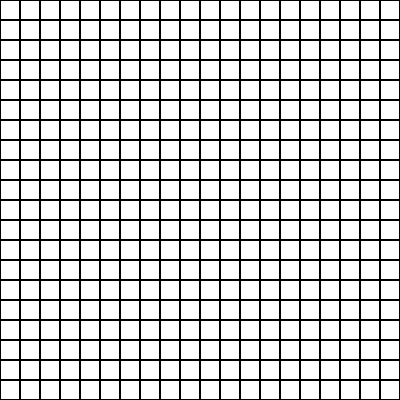
Frame 1 (no input)
Frame 60 (no input): identical to frame 1, image omitted
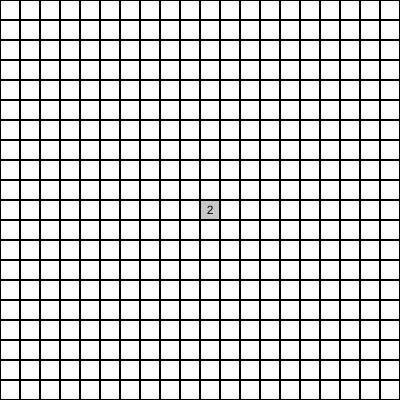
Frame 120 (the mouse pressed at the canvas centre since frame 60)

The p5.js sketch that drew these frames (run headless with seeded random() and noise() and a simulated clock; from frame 60 on, the mouse is pressed at the canvas centre):

// p5.js sketch
// ── sketch.js

let grid;
let noofbees=40;
let available=[];
class cell{
  constructor(i,j){
    this.i=i;
    this.j=j;
    this.x=i*20;
    this.y=j*20;
    this.bee = false;
    this.revealed = false;
    this.neighbour = 0;
  }
  show(){
    strokeWeight(2);
    noFill();
    rect(this.x,this.y,20,20);
    if(this.revealed){
    if(this.bee){
      fill(200);
      ellipse(this.x +10 , this.y +10 ,10,10);
    }
    else{
      fill(200);
      rect(this.x, this.y, 20, 20);
      if (this.neighbour > 0) {
      textAlign(CENTER);
      fill(0);
      text(this.neighbour, this.x + 20* 0.5, this.y + 20 - 6);
    }
    }
    
    }
  }
  reveal(){
    this.revealed =true;
    if(this.neighbour==0){
      this.floodfill();
    }
  }
  floodfill(){
    for (var xoff = -1; xoff <= 1; xoff++) {
    var i = this.i + xoff;
    if (i < 0 || i >19) continue;

    for (var yoff = -1; yoff <= 1; yoff++) {
      var j = this.j + yoff;
      if (j < 0 || j > 19) continue;

      var neighbour = grid[i][j];
      if (!neighbour.revealed) {
        neighbour.reveal();
      }
    }
  }
    
  }
  
  beecount(){
    if (this.bee) {
    this.neighbour = -1;
    return;
  }
  var total = 0;
  for (var xoff = -1; xoff <= 1; xoff++) {
    var i = this.i + xoff;
    if (i < 0 || i >19) continue;

    for (var yoff = -1; yoff <= 1; yoff++) {
      var j = this.j + yoff;
      if (j < 0 || j > 19) continue;

      var neighbour = grid[i][j];
      if (neighbour.bee) {
        total++;
      }
    }
  }
  this.neighbour = total;
  }
  
}

function makegrid(x,y){
  let arr = new Array(x);
  for(var i=0;i<x;i++){
    arr[i] = new Array(y);
  }
  return arr;
}
function setup() {
  grid = makegrid(20,20);
  createCanvas(400, 400);
  for(var i=0;i<20;i++){
    for(var j=0;j<20;j++){
      grid[i][j]=new cell(i,j);
    }
  }
  options();
  allocation(); 
  for(var a=0;a<20;a++){
    for(var b=0;b<20;b++){
      grid[a][b].beecount();
    }
  }
  
}
function mousePressed(){
  let i = floor(mouseX/20);
  let j = floor(mouseY/20);
  if(grid[i][j].bee){
    gameover();
  }
  grid[i][j].reveal();
}
function options(){
  for(var i=0;i<20;i++){
    for(var j=0;j<20;j++){
      available.push([i,j]);
    }
  }
}
function gameover(){
  for(var i=0;i<20;i++){
    for(var j=0;j<20;j++){
      grid[i][j].revealed = true; 
    }
  }
}
function allocation(){
  for(var i=0;i<noofbees;i++){
    let index = random(available.length);
    let spot = available.splice(index,1)[0];
    grid[spot[0]][spot[1]].bee = true;
  }
}

function draw() {
  background(255);
  for(var i=0;i<20;i++){
    for(var j=0;j<20;j++){
      grid[i][j].show();
    }
  }
  
  
}
